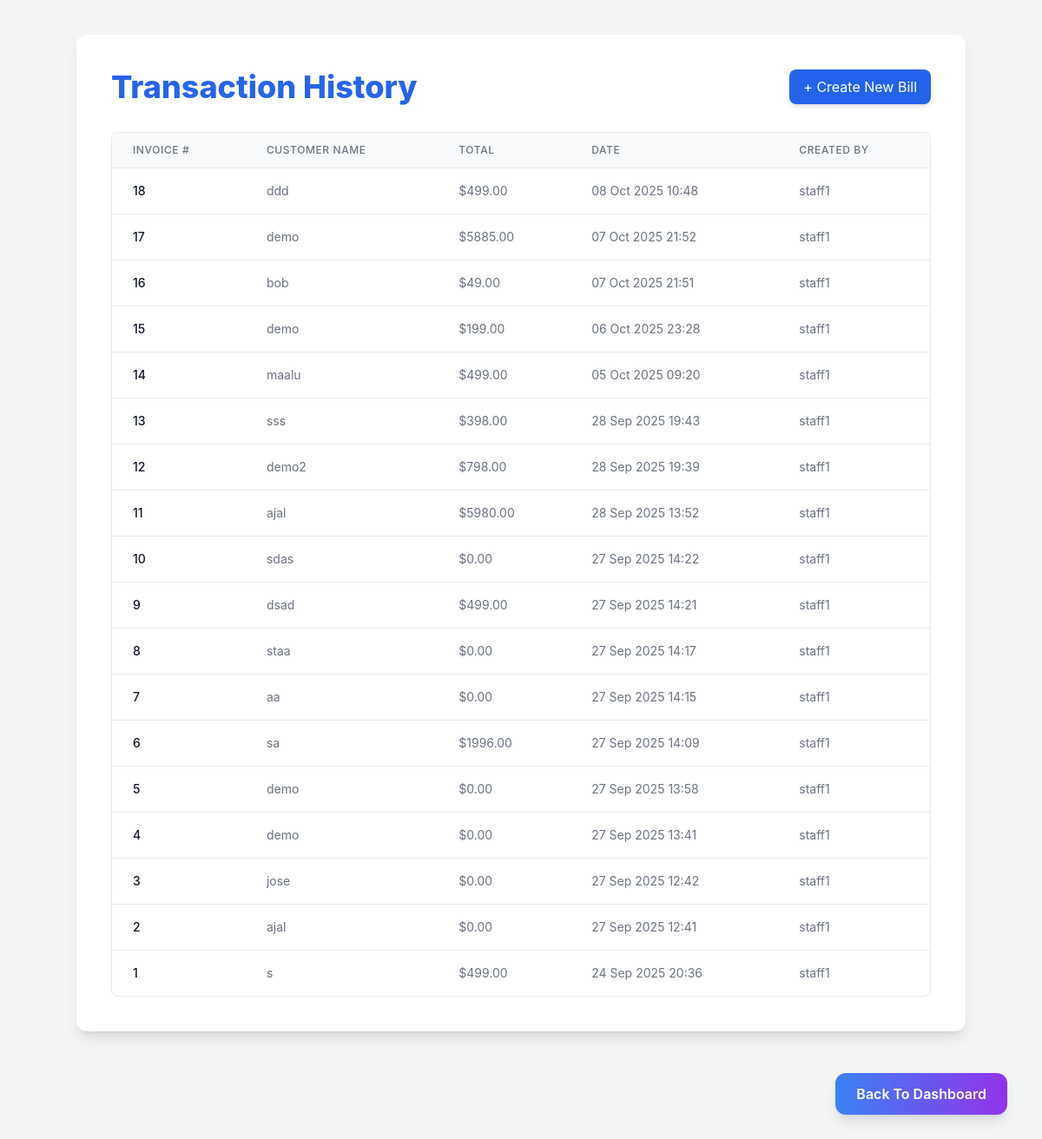
/my_bills/ (signed in), run on the app's committed database.
### authapp/models.py (models this page shows, shortened)
class Bill(models.Model):
    customer_name = models.CharField(max_length=100)
    date = models.DateTimeField(auto_now_add=True)
    created_by = models.ForeignKey(CustomUser, on_delete=models.CASCADE)
    def total_amount(self):
        return sum(item.total_price() for item in self.items.all())

class BillItem(models.Model):
    bill = models.ForeignKey(Bill, related_name="items", on_delete=models.CASCADE)
    product = models.ForeignKey(Product, on_delete=models.CASCADE)
    quantity = models.PositiveIntegerField()
    price = models.DecimalField(max_digits=10, decimal_places=2)
    def total_price(self):
        return self.quantity * self.price

class CustomUser(AbstractUser):
    ROLE_CHOICES = [
        ('admin', 'Admin'),
        ('staff', 'Staff'),
        ('supplier', 'Supplier'),
    ]
    role = models.CharField(max_length=10, choices=ROLE_CHOICES, default='staff')
    phone = models.CharField(max_length=15, blank=True, null=True)
    gender = models.CharField(max_length=10, blank=True, null=True)

### authapp/decorators.py (the view)
        def wrapper_func(request, *args, **kwargs):
            if request.user.is_authenticated:
                if request.user.role in allowed_roles:
                    return view_func(request, *args, **kwargs)
                else:
                    messages.error(request, "You are not authorized to view this page.")
                    return redirect('login')
            else:
                return redirect('login')

### authapp/views.py (called while the page is built)
@login_required
@role_required(['staff'])
def my_bills_list(request):
    bills = Bill.objects.all().order_by('-date')  # Order by creation date, newest first
    return render(request, "bill_list.html", {"bills": bills})

### authapp/templates/bill_list.html (shortened to what this page needs)
<!DOCTYPE html>
<html lang="en">
<head>
    <script src="https://cdn.tailwindcss.com"></script>
</head>
<body class="bg-gray-100 dark:bg-gray-900 text-gray-900 dark:text-gray-100 p-6 sm:p-10">
    <div class="container mx-auto rounded-xl shadow-lg bg-white dark:bg-gray-800 p-6 sm:p-10">
        <div class="flex flex-col sm:flex-row items-start sm:items-center justify-between mb-8">
            <h1 class="text-3xl sm:text-4xl font-extrabold text-blue-600 dark:text-blue-400">
                Transaction History
            </h1>
            <a href="{% url 'new_bill' %}" class="mt-4 sm:mt-0 px-4 py-2 bg-blue-600 text-white rounded-lg shadow-md hover:bg-blue-700 transition duration-300">
                + Create New Bill
            </a>
        </div>
        {% if bills %}
            <div class="overflow-x-auto rounded-lg border dark:border-gray-700">
                <table class="min-w-full divide-y divide-gray-200 dark:divide-gray-700">
                    <thead class="bg-gray-50 dark:bg-gray-700">
                        <tr>
                            <th scope="col" class="px-6 py-3 text-left text-xs font-medium text-gray-500 dark:text-gray-200 uppercase tracking-wider">
                                Invoice #
                            </th>
                            <th scope="col" class="px-6 py-3 text-left text-xs font-medium text-gray-500 dark:text-gray-200 uppercase tracking-wider">
                                Customer Name
                            </th>
                            <th scope="col" class="px-6 py-3 text-left text-xs font-medium text-gray-500 dark:text-gray-200 uppercase tracking-wider">
                                Total
                            </th>
                            <th scope="col" class="px-6 py-3 text-left text-xs font-medium text-gray-500 dark:text-gray-200 uppercase tracking-wider">
                                Date
                            </th>
                            <th scope="col" class="px-6 py-3 text-left text-xs font-medium text-gray-500 dark:text-gray-200 uppercase tracking-wider">
                                Created By
                            </th>
                        </tr>
                    </thead>
                    <tbody class="bg-white dark:bg-gray-800 divide-y divide-gray-200 dark:divide-gray-700">
                        {% for bill in bills %}
                            <tr class="hover:bg-gray-50 dark:hover:bg-gray-700 transition-colors duration-200">
                                <td class="px-6 py-4 whitespace-nowrap text-sm font-medium text-gray-900 dark:text-gray-100">
                                    {{ bill.id }}
                                </td>
                                <td class="px-6 py-4 whitespace-nowrap text-sm text-gray-500 dark:text-gray-300">
                                    {{ bill.customer_name }}
                                </td>
                                <td class="px-6 py-4 whitespace-nowrap text-sm text-gray-500 dark:text-gray-300">
                                    ${{ bill.total_amount|floatformat:2 }}
                                </td>
                                <td class="px-6 py-4 whitespace-nowrap text-sm text-gray-500 dark:text-gray-300">
                                    {{ bill.date|date:"d M Y H:i" }}
                                </td>
                                <td class="px-6 py-4 whitespace-nowrap text-sm text-gray-500 dark:text-gray-300">
                                    {{ bill.created_by.username }}
                                </td>
                            </tr>
                        {% endfor %}
                    </tbody>
                </table>
            </div>
        {% else %}
            <div class="text-center py-10 text-gray-500 dark:text-gray-400">
                <p class="text-lg font-semibold">No bills have been created yet.</p>
                <p class="mt-2">Start by creating a new bill using the button above.</p>
            </div>
        {% endif %}
    </div>
    <div class="flex justify-end gap-4 mt-12">
    <a href="{% url 'staff_dashboard' %}"
        class="px-6 py-3 font-semibold text-white
          bg-gradient-to-r from-blue-500 to-purple-600
          rounded-xl shadow-lg hover:shadow-2xl
          transform hover:scale-105 transition duration-300 ease-in-out">
        Back To Dashboard
    </a>
</div>
</body>
</html>

### authapp/templates/bill_list.html (style rules this page uses)
body { font-family: 'Inter', sans-serif; }
.container { max-width: 80rem; }

### data on the page
Bill: id "18", customer_name "ddd", total_amount "499.00", date "08 Oct 2025 10:48", created_by.username "staff1"
Bill: id "17", customer_name "demo", total_amount "5885.00", date "07 Oct 2025 21:52", created_by.username "staff1"
Bill: id "16", customer_name "bob", total_amount "49.00", date "07 Oct 2025 21:51", created_by.username "staff1"
Bill: id "15", customer_name "demo", total_amount "199.00", date "06 Oct 2025 23:28", created_by.username "staff1"
Bill: id "14", customer_name "maalu", total_amount "499.00", date "05 Oct 2025 09:20", created_by.username "staff1"
Bill: id "13", customer_name "sss", total_amount "398.00", date "28 Sep 2025 19:43", created_by.username "staff1"
Bill: id "12", customer_name "demo2", total_amount "798.00", date "28 Sep 2025 19:39", created_by.username "staff1"
Bill: id "11", customer_name "ajal", total_amount "5980.00", date "28 Sep 2025 13:52", created_by.username "staff1"
Bill: id "10", customer_name "sdas", total_amount "0.00", date "27 Sep 2025 14:22", created_by.username "staff1"
Bill: id "9", customer_name "dsad", total_amount "499.00", date "27 Sep 2025 14:21", created_by.username "staff1"
Bill: id "8", customer_name "staa", total_amount "0.00", date "27 Sep 2025 14:17", created_by.username "staff1"
Bill: id "7", customer_name "aa", total_amount "0.00", date "27 Sep 2025 14:15", created_by.username "staff1"
Bill: id "6", customer_name "sa", total_amount "1996.00", date "27 Sep 2025 14:09", created_by.username "staff1"
Bill: id "5", customer_name "demo", total_amount "0.00", date "27 Sep 2025 13:58", created_by.username "staff1"
Bill: id "4", customer_name "demo", total_amount "0.00", date "27 Sep 2025 13:41", created_by.username "staff1"
Bill: id "3", customer_name "jose", total_amount "0.00", date "27 Sep 2025 12:42", created_by.username "staff1"
Bill: id "2", customer_name "ajal", total_amount "0.00", date "27 Sep 2025 12:41", created_by.username "staff1"
Bill: id "1", customer_name "s", total_amount "499.00", date "24 Sep 2025 20:36", created_by.username "staff1"
